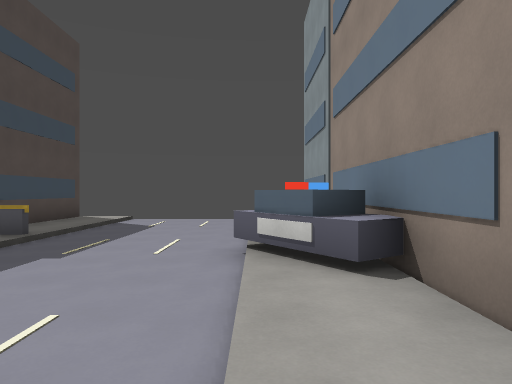
View 1 (above)

12 first-person views from a walk through a 3-D level made in the Godot game engine. The camera is 1.5 m above the floor, looks level and sees 70° across. The floor is counted in squares, 2 m on a side. Each view is taken from the middle of a square. On the plan, view 1 faces up. The plan holds only what a view shows up to about 11 squares ahead; the rest is blank. The place goes on beyond the plan.

View 2
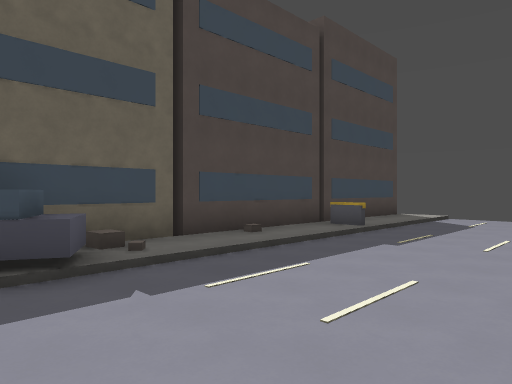

View 3
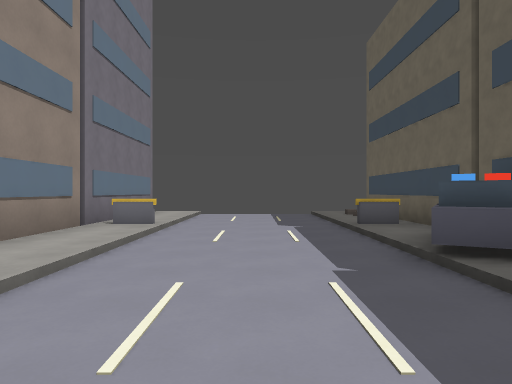

View 4
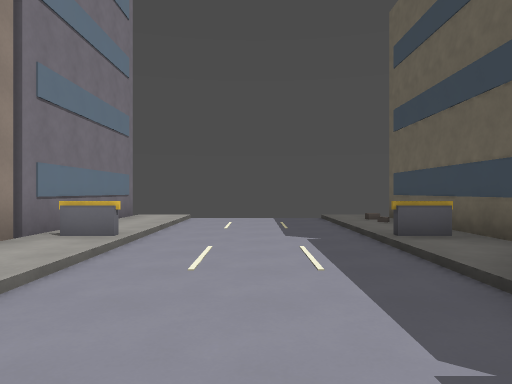

View 5
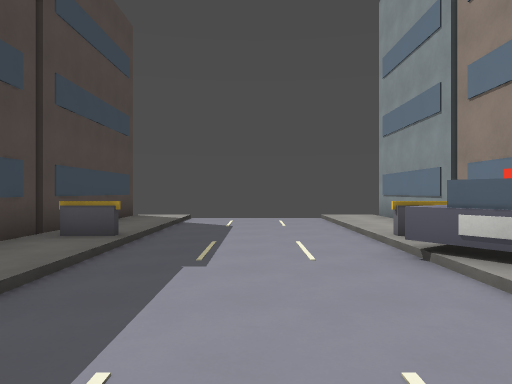

View 6
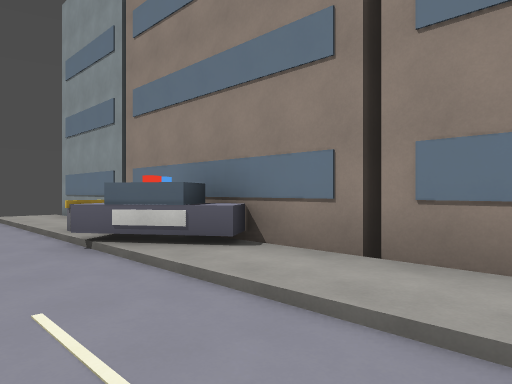

View 7
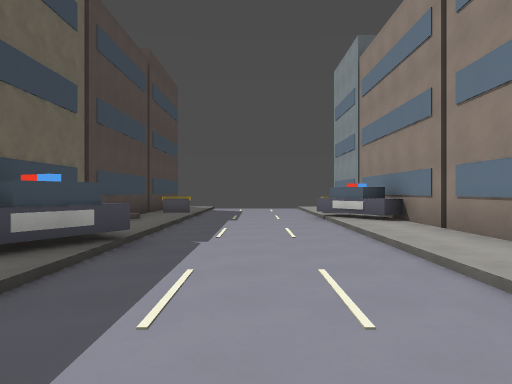

View 8
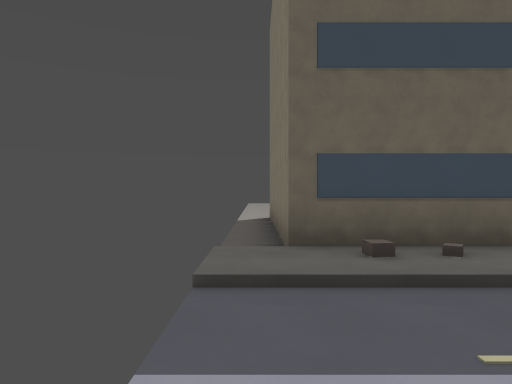

View 9
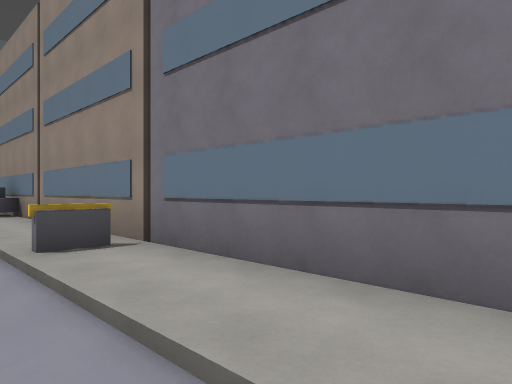

View 10
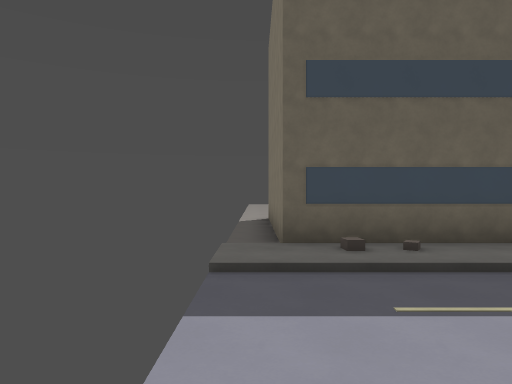

View 11
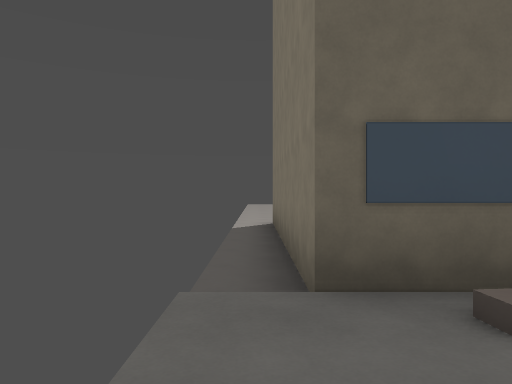

View 12
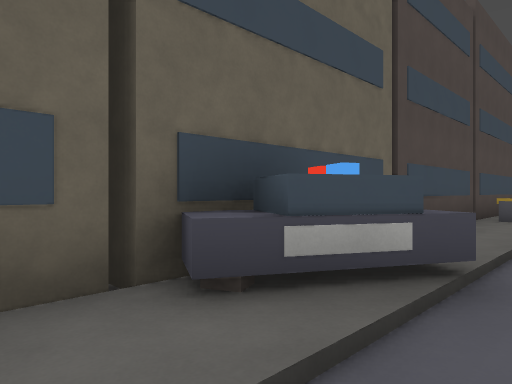

### Floor plan
Key: @ floor where view 1 was taken; x gap in a wall; . main floor; : floor 0.25 m higher than the main floor; / step, stairs or slope; = window, fence, low wall or low ledge; B building; C car.
Columns run from 11 left of view 1 to 2 right of it. Each row starts with its distance up from view 1.
 11      B:/.../:B
 10      B:/.../:B
  9      B:/.../:B
  8      B:/.../:B
  7      B:/.../:B
  6      BB=...CBB
  5      B:/...CCB
  4      B//.../C
  3      B:/.../:B
  2      B:/.../:B
  1      B//.../:B
  0      BCC...@:B
 -1      CC/.../:B
 -2      B:/.../:B
 -3      B:/.../:B
 -4      BB=...=xB
 -5      B:/.../:B
 -6      B//.../:B
 -7 BBBBBB//.../:B
 -8 ......:/.../:B

Where each view was taken, in squares from view 1:
view 1: 0 up, 0 right, facing up
view 2: 1 down, 0 right, facing up-left
view 3: 4 up, 2 left, facing down
view 4: 2 up, 2 left, facing down
view 5: 1 up, 2 left, facing up
view 6: 0 up, 2 left, facing up-right
view 7: 5 down, 2 left, facing up
view 8: 8 down, 1 left, facing left
view 9: 8 down, 1 left, facing up-right
view 10: 8 down, 0 right, facing left
view 11: 8 down, 3 left, facing left
view 12: 3 down, 3 left, facing up-left
